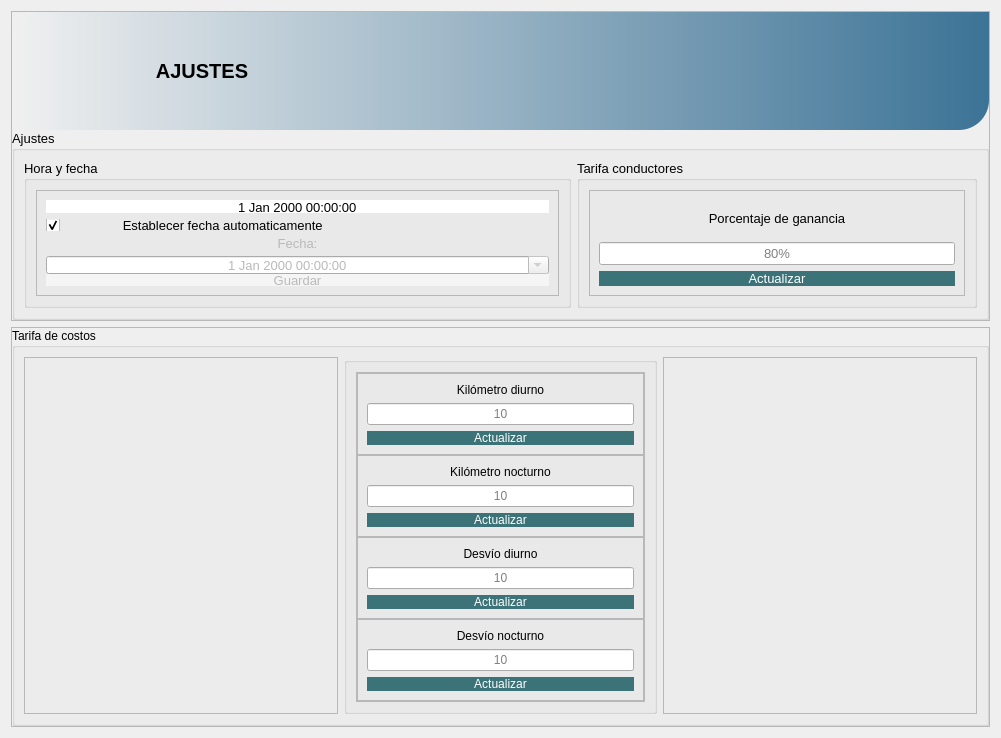
            <widget class="QWidget" name="pg_ajustes">
             <layout class="QVBoxLayout" name="verticalLayout_18">
              <item>
               <widget class="QFrame" name="frame_22">
                <property name="maximumSize">
                 <size>
                  <width>16777215</width>
                  <height>350</height>
                 </size>
                </property>
                <property name="frameShape">
                 <enum>QFrame::StyledPanel</enum>
                </property>
                <property name="frameShadow">
                 <enum>QFrame::Raised</enum>
                </property>
                <layout class="QVBoxLayout" name="verticalLayout_16">
                 <property name="spacing">
                  <number>0</number>
                 </property>
                 <property name="leftMargin">
                  <number>0</number>
                 </property>
                 <property name="topMargin">
                  <number>0</number>
                 </property>
                 <property name="rightMargin">
                  <number>0</number>
                 </property>
                 <property name="bottomMargin">
                  <number>0</number>
                 </property>
                 <item>
                  <widget class="QGroupBox" name="groupBox_19">
                   <property name="maximumSize">
                    <size>
                     <width>16777215</width>
                     <height>156</height>
                    </size>
                   </property>
                   <property name="font">
                    <font>
                     <family>Arial</family>
                     <pointsize>12</pointsize>
                     <weight>75</weight>
                     <bold>true</bold>
                    </font>
                   </property>
                   <property name="styleSheet">
                    <string notr="true">background-color: qlineargradient(spread:pad, x1:0, y1:0, x2:1, y2:0, stop:0 rgba(240, 240, 240, 255), stop:1 rgba(60, 115, 150, 255));
border-top-left-radius:30px;
 border-bottom-right-radius:30px;
</string>
                   </property>
                   <property name="title">
                    <string/>
                   </property>
                   <layout class="QHBoxLayout" name="horizontalLayout_17">
                    <item>
                     <widget class="QLabel" name="label_64">
                      <property name="minimumSize">
                       <size>
                        <width>100</width>
                        <height>100</height>
                       </size>
                      </property>
                      <property name="maximumSize">
                       <size>
                        <width>100</width>
                        <height>100</height>
                       </size>
                      </property>
                      <property name="styleSheet">
                       <string notr="true">background-color: rgba(0, 0, 0, 0);</string>
                      </property>
                      <property name="text">
                       <string/>
                      </property>
                      <property name="pixmap">
                       <pixmap>images/1522158.png</pixmap>
                      </property>
                      <property name="scaledContents">
                       <bool>true</bool>
                      </property>
                     </widget>
                    </item>
                    <item>
                     <widget class="QLabel" name="label_8">
                      <property name="minimumSize">
                       <size>
                        <width>150</width>
                        <height>0</height>
                       </size>
                      </property>
                      <property name="maximumSize">
                       <size>
                        <width>81</width>
                        <height>31</height>
                       </size>
                      </property>
                      <property name="font">
                       <font>
                        <pointsize>15</pointsize>
                        <weight>75</weight>
                        <bold>true</bold>
                       </font>
                      </property>
                      <property name="autoFillBackground">
                       <bool>false</bool>
                      </property>
                      <property name="styleSheet">
                       <string notr="true">background-color: rgba(0, 0, 0, 0);
color: rgb(0, 0, 0);</string>
                      </property>
                      <property name="text">
                       <string>AJUSTES</string>
                      </property>
                      <property name="alignment">
                       <set>Qt::AlignCenter</set>
                      </property>
                     </widget>
                    </item>
                    <item>
                     <spacer name="horizontalSpacer_24">
                      <property name="orientation">
                       <enum>Qt::Horizontal</enum>
                      </property>
                      <property name="sizeHint" stdset="0">
                       <size>
                        <width>607</width>
                        <height>20</height>
                       </size>
                      </property>
                     </spacer>
                    </item>
                    <item>
                     <widget class="QLabel" name="label_65">
                      <property name="sizePolicy">
                       <sizepolicy hsizetype="Expanding" vsizetype="Expanding">
                        <horstretch>0</horstretch>
                        <verstretch>0</verstretch>
                       </sizepolicy>
                      </property>
                      <property name="minimumSize">
                       <size>
                        <width>90</width>
                        <height>90</height>
                       </size>
                      </property>
                      <property name="maximumSize">
                       <size>
                        <width>90</width>
                        <height>90</height>
                       </size>
                      </property>
                      <property name="styleSheet">
                       <string notr="true">background-color: rgba(0, 0, 0,0);</string>
                      </property>
                      <property name="text">
                       <string/>
                      </property>
                      <property name="pixmap">
                       <pixmap>images/1835942.png</pixmap>
                      </property>
                      <property name="scaledContents">
                       <bool>true</bool>
                      </property>
                      <property name="alignment">
                       <set>Qt::AlignCenter</set>
                      </property>
                     </widget>
                    </item>
                   </layout>
                  </widget>
                 </item>
                 <item>
                  <widget class="QGroupBox" name="groupBox_20">
                   <property name="maximumSize">
                    <size>
                     <width>16777215</width>
                     <height>190</height>
                    </size>
                   </property>
                   <property name="font">
                    <font>
                     <pointsize>10</pointsize>
                    </font>
                   </property>
                   <property name="title">
                    <string>Ajustes</string>
                   </property>
                   <layout class="QHBoxLayout" name="horizontalLayout_13">
                    <item>
                     <widget class="QGroupBox" name="groupBox">
                      <property name="title">
                       <string>Hora y fecha</string>
                      </property>
                      <layout class="QGridLayout" name="gridLayout_21">
                       <item row="0" column="0">
                        <widget class="QFrame" name="frame_15">
                         <property name="frameShape">
                          <enum>QFrame::StyledPanel</enum>
                         </property>
                         <property name="frameShadow">
                          <enum>QFrame::Raised</enum>
                         </property>
                         <layout class="QVBoxLayout" name="verticalLayout_20">
                          <item>
                           <widget class="QDateTimeEdit" name="dateTimeEdit">
                            <property name="frame">
                             <bool>false</bool>
                            </property>
                            <property name="alignment">
                             <set>Qt::AlignCenter</set>
                            </property>
                            <property name="readOnly">
                             <bool>true</bool>
                            </property>
                            <property name="buttonSymbols">
                             <enum>QAbstractSpinBox::NoButtons</enum>
                            </property>
                           </widget>
                          </item>
                          <item>
                           <widget class="QCheckBox" name="checkBox">
                            <property name="layoutDirection">
                             <enum>Qt::LeftToRight</enum>
                            </property>
                            <property name="autoFillBackground">
                             <bool>false</bool>
                            </property>
                            <property name="text">
                             <string>                Establecer fecha automaticamente</string>
                            </property>
                            <property name="checked">
                             <bool>true</bool>
                            </property>
                           </widget>
                          </item>
                          <item>
                           <widget class="QLabel" name="ajustes_fecha_label">
                            <property name="styleSheet">
                             <string notr="true">color: rgb(185, 185, 185);</string>
                            </property>
                            <property name="frameShape">
                             <enum>QFrame::NoFrame</enum>
                            </property>
                            <property name="frameShadow">
                             <enum>QFrame::Sunken</enum>
                            </property>
                            <property name="text">
                             <string>Fecha:</string>
                            </property>
                            <property name="textFormat">
                             <enum>Qt::AutoText</enum>
                            </property>
                            <property name="scaledContents">
                             <bool>false</bool>
                            </property>
                            <property name="alignment">
                             <set>Qt::AlignCenter</set>
                            </property>
                            <property name="wordWrap">
                             <bool>false</bool>
                            </property>
                            <property name="textInteractionFlags">
                             <set>Qt::NoTextInteraction</set>
                            </property>
                           </widget>
                          </item>
                          <item>
                           <widget class="QDateTimeEdit" name="ajustes_fecha_TimeEdit">
                            <property name="minimumSize">
                             <size>
                              <width>0</width>
                              <height>18</height>
                             </size>
                            </property>
                            <property name="styleSheet">
                             <string notr="true">color: rgb(185, 185, 185);</string>
                            </property>
                            <property name="wrapping">
                             <bool>false</bool>
                            </property>
                            <property name="frame">
                             <bool>true</bool>
                            </property>
                            <property name="alignment">
                             <set>Qt::AlignCenter</set>
                            </property>
                            <property name="readOnly">
                             <bool>true</bool>
                            </property>
                            <property name="buttonSymbols">
                             <enum>QAbstractSpinBox::UpDownArrows</enum>
                            </property>
                            <property name="keyboardTracking">
                             <bool>true</bool>
                            </property>
                            <property name="showGroupSeparator" stdset="0">
                             <bool>false</bool>
                            </property>
                            <property name="calendarPopup">
                             <bool>true</bool>
                            </property>
                           </widget>
                          </item>
                          <item>
                           <widget class="QPushButton" name="btn_actualizar_fecha">
                            <property name="styleSheet">
                             <string notr="true">QPushButton{
	border:none;
	background-color: rgb(245, 245, 245);
	
	color: rgb(185, 185, 185);
}
QPushButton:hover{
	
	background-color: rgb(245, 245, 245);
}</string>
                            </property>
                            <property name="text">
                             <string>Guardar</string>
                            </property>
                            <property name="checkable">
                             <bool>false</bool>
                            </property>
                            <property name="checked">
                             <bool>false</bool>
                            </property>
                            <property name="default">
                             <bool>false</bool>
                            </property>
                            <property name="flat">
                             <bool>false</bool>
                            </property>
                           </widget>
                          </item>
                         </layout>
                        </widget>
                       </item>
                      </layout>
                     </widget>
                    </item>
                    <item>
                     <widget class="QGroupBox" name="groupBox_14">
                      <property name="maximumSize">
                       <size>
                        <width>400</width>
                        <height>16777215</height>
                       </size>
                      </property>
                      <property name="title">
                       <string>Tarifa conductores</string>
                      </property>
                      <layout class="QGridLayout" name="gridLayout_9">
                       <item row="0" column="0">
                        <widget class="QFrame" name="frame_16">
                         <property name="frameShape">
                          <enum>QFrame::StyledPanel</enum>
                         </property>
                         <property name="frameShadow">
                          <enum>QFrame::Raised</enum>
                         </property>
                         <layout class="QVBoxLayout" name="verticalLayout_27">
                          <item>
                           <widget class="QLabel" name="label_15">
                            <property name="text">
                             <string>Porcentaje de ganancia</string>
                            </property>
                            <property name="alignment">
                             <set>Qt::AlignCenter</set>
                            </property>
                           </widget>
                          </item>
                          <item>
                           <widget class="QLineEdit" name="ledt_costo">
                            <property name="alignment">
                             <set>Qt::AlignCenter</set>
                            </property>
                            <property name="placeholderText">
                             <string>80%</string>
                            </property>
                           </widget>
                          </item>
                          <item>
                           <widget class="QPushButton" name="btn_actualizar_costo">
                            <property name="styleSheet">
                             <string notr="true">QPushButton{
		border:none;
        color: rgb(255, 255, 255);
        background-color:  rgb(60, 115, 120);
}
QPushButton:hover{
	 background-color: rgb(0, 85, 120);
}
</string>
                            </property>
                            <property name="text">
                             <string>Actualizar</string>
                            </property>
                            <property name="checkable">
                             <bool>false</bool>
                            </property>
                            <property name="checked">
                             <bool>false</bool>
                            </property>
                            <property name="default">
                             <bool>false</bool>
                            </property>
                            <property name="flat">
                             <bool>false</bool>
                            </property>
                           </widget>
                          </item>
                         </layout>
                        </widget>
                       </item>
                      </layout>
                     </widget>
                    </item>
                   </layout>
                  </widget>
                 </item>
                </layout>
               </widget>
              </item>
              <item>
               <widget class="QFrame" name="frame_25">
                <property name="frameShape">
                 <enum>QFrame::StyledPanel</enum>
                </property>
                <property name="frameShadow">
                 <enum>QFrame::Raised</enum>
                </property>
                <layout class="QGridLayout" name="gridLayout_10">
                 <property name="leftMargin">
                  <number>0</number>
                 </property>
                 <property name="topMargin">
                  <number>0</number>
                 </property>
                 <property name="rightMargin">
                  <number>0</number>
                 </property>
                 <property name="bottomMargin">
                  <number>0</number>
                 </property>
                 <property name="spacing">
                  <number>0</number>
                 </property>
                 <item row="0" column="0">
                  <widget class="QGroupBox" name="groupBox_26">
                   <property name="title">
                    <string>Tarifa de costos</string>
                   </property>
                   <layout class="QHBoxLayout" name="horizontalLayout_16">
                    <item>
                     <widget class="QFrame" name="frame_46">
                      <property name="frameShape">
                       <enum>QFrame::StyledPanel</enum>
                      </property>
                      <property name="frameShadow">
                       <enum>QFrame::Raised</enum>
                      </property>
                      <layout class="QHBoxLayout" name="horizontalLayout_20">
                       <item>
                        <spacer name="horizontalSpacer_18">
                         <property name="orientation">
                          <enum>Qt::Horizontal</enum>
                         </property>
                         <property name="sizeHint" stdset="0">
                          <size>
                           <width>40</width>
                           <height>20</height>
                          </size>
                         </property>
                        </spacer>
                       </item>
                      </layout>
                     </widget>
                    </item>
                    <item>
                     <widget class="QGroupBox" name="groupBox_27">
                      <property name="title">
                       <string/>
                      </property>
                      <layout class="QGridLayout" name="gridLayout_18">
                       <item row="0" column="0">
                        <widget class="QFrame" name="frame_41">
                         <property name="frameShape">
                          <enum>QFrame::StyledPanel</enum>
                         </property>
                         <property name="frameShadow">
                          <enum>QFrame::Raised</enum>
                         </property>
                         <layout class="QVBoxLayout" name="verticalLayout_33">
                          <property name="spacing">
                           <number>0</number>
                          </property>
                          <property name="leftMargin">
                           <number>0</number>
                          </property>
                          <property name="topMargin">
                           <number>0</number>
                          </property>
                          <property name="rightMargin">
                           <number>0</number>
                          </property>
                          <property name="bottomMargin">
                           <number>0</number>
                          </property>
                          <item>
                           <widget class="QFrame" name="frame_42">
                            <property name="frameShape">
                             <enum>QFrame::StyledPanel</enum>
                            </property>
                            <property name="frameShadow">
                             <enum>QFrame::Raised</enum>
                            </property>
                            <layout class="QVBoxLayout" name="verticalLayout_34">
                             <item>
                              <widget class="QLabel" name="label_46">
                               <property name="text">
                                <string>Kilómetro diurno</string>
                               </property>
                               <property name="alignment">
                                <set>Qt::AlignCenter</set>
                               </property>
                              </widget>
                             </item>
                             <item>
                              <widget class="QLineEdit" name="ledt_costo_6">
                               <property name="alignment">
                                <set>Qt::AlignCenter</set>
                               </property>
                               <property name="placeholderText">
                                <string>10</string>
                               </property>
                              </widget>
                             </item>
                             <item>
                              <widget class="QPushButton" name="btn_actualizar_costo_6">
                               <property name="styleSheet">
                                <string notr="true">QPushButton{
		border:none;
        color: rgb(255, 255, 255);
        background-color:  rgb(60, 115, 120);
}
QPushButton:hover{
	 background-color: rgb(0, 85, 120);
}
</string>
                               </property>
                               <property name="text">
                                <string>Actualizar</string>
                               </property>
                               <property name="checkable">
                                <bool>false</bool>
                               </property>
                               <property name="checked">
                                <bool>false</bool>
                               </property>
                               <property name="default">
                                <bool>false</bool>
                               </property>
                               <property name="flat">
                                <bool>false</bool>
                               </property>
                              </widget>
                             </item>
                            </layout>
                           </widget>
                          </item>
                          <item>
                           <widget class="QFrame" name="frame_43">
                            <property name="frameShape">
                             <enum>QFrame::StyledPanel</enum>
                            </property>
                            <property name="frameShadow">
                             <enum>QFrame::Raised</enum>
                            </property>
                            <layout class="QVBoxLayout" name="verticalLayout_35">
                             <item>
                              <widget class="QLabel" name="label_47">
                               <property name="text">
                                <string>Kilómetro nocturno</string>
                               </property>
                               <property name="alignment">
                                <set>Qt::AlignCenter</set>
                               </property>
                              </widget>
                             </item>
                             <item>
                              <widget class="QLineEdit" name="ledt_costo_7">
                               <property name="alignment">
                                <set>Qt::AlignCenter</set>
                               </property>
                               <property name="placeholderText">
                                <string>10</string>
                               </property>
                              </widget>
                             </item>
                             <item>
                              <widget class="QPushButton" name="btn_actualizar_costo_7">
                               <property name="styleSheet">
                                <string notr="true">QPushButton{
		border:none;
        color: rgb(255, 255, 255);
        background-color:  rgb(60, 115, 120);
}
QPushButton:hover{
	 background-color: rgb(0, 85, 120);
}
</string>
                               </property>
                               <property name="text">
                                <string>Actualizar</string>
                               </property>
                               <property name="checkable">
                                <bool>false</bool>
                               </property>
                               <property name="checked">
                                <bool>false</bool>
                               </property>
                               <property name="default">
                                <bool>false</bool>
                               </property>
                               <property name="flat">
                                <bool>false</bool>
                               </property>
                              </widget>
                             </item>
                            </layout>
                           </widget>
                          </item>
                          <item>
                           <widget class="QFrame" name="frame_44">
                            <property name="frameShape">
                             <enum>QFrame::StyledPanel</enum>
                            </property>
                            <property name="frameShadow">
                             <enum>QFrame::Raised</enum>
                            </property>
                            <layout class="QVBoxLayout" name="verticalLayout_36">
                             <item>
                              <widget class="QLabel" name="label_48">
                               <property name="text">
                                <string>Desvío diurno</string>
                               </property>
                               <property name="alignment">
                                <set>Qt::AlignCenter</set>
                               </property>
                              </widget>
                             </item>
                             <item>
                              <widget class="QLineEdit" name="ledt_costo_8">
                               <property name="alignment">
                                <set>Qt::AlignCenter</set>
                               </property>
                               <property name="placeholderText">
                                <string>10</string>
                               </property>
                              </widget>
                             </item>
                             <item>
                              <widget class="QPushButton" name="btn_actualizar_costo_8">
                               <property name="styleSheet">
                                <string notr="true">QPushButton{
		border:none;
        color: rgb(255, 255, 255);
        background-color:  rgb(60, 115, 120);
}
QPushButton:hover{
	 background-color: rgb(0, 85, 120);
}
</string>
                               </property>
                               <property name="text">
                                <string>Actualizar</string>
                               </property>
                               <property name="checkable">
                                <bool>false</bool>
                               </property>
                               <property name="checked">
                                <bool>false</bool>
                               </property>
                               <property name="default">
                                <bool>false</bool>
                               </property>
                               <property name="flat">
                                <bool>false</bool>
                               </property>
                              </widget>
                             </item>
                            </layout>
                           </widget>
                          </item>
                          <item>
                           <widget class="QFrame" name="frame_45">
                            <property name="frameShape">
                             <enum>QFrame::StyledPanel</enum>
                            </property>
                            <property name="frameShadow">
                             <enum>QFrame::Raised</enum>
                            </property>
                            <layout class="QVBoxLayout" name="verticalLayout_37">
                             <item>
                              <widget class="QLabel" name="label_49">
                               <property name="text">
                                <string>Desvío nocturno</string>
                               </property>
                               <property name="alignment">
                                <set>Qt::AlignCenter</set>
                               </property>
                              </widget>
                             </item>
                             <item>
                              <widget class="QLineEdit" name="ledt_costo_9">
                               <property name="alignment">
                                <set>Qt::AlignCenter</set>
                               </property>
                               <property name="placeholderText">
                                <string>10</string>
                               </property>
                              </widget>
                             </item>
                             <item>
                              <widget class="QPushButton" name="btn_actualizar_costo_9">
                               <property name="styleSheet">
                                <string notr="true">QPushButton{
		border:none;
        color: rgb(255, 255, 255);
        background-color:  rgb(60, 115, 120);
}
QPushButton:hover{
	 background-color: rgb(0, 85, 120);
}
</string>
                               </property>
                               <property name="text">
                                <string>Actualizar</string>
                               </property>
                               <property name="checkable">
                                <bool>false</bool>
                               </property>
                               <property name="checked">
                                <bool>false</bool>
                               </property>
                               <property name="default">
                                <bool>false</bool>
                               </property>
                               <property name="flat">
                                <bool>false</bool>
                               </property>
                              </widget>
                             </item>
                            </layout>
                           </widget>
                          </item>
                         </layout>
                        </widget>
                       </item>
                      </layout>
                     </widget>
                    </item>
                    <item>
                     <widget class="QFrame" name="frame_30">
                      <property name="frameShape">
                       <enum>QFrame::StyledPanel</enum>
                      </property>
                      <property name="frameShadow">
                       <enum>QFrame::Raised</enum>
                      </property>
                      <layout class="QHBoxLayout" name="horizontalLayout_24">
                       <item>
                        <spacer name="horizontalSpacer_23">
                         <property name="orientation">
                          <enum>Qt::Horizontal</enum>
                         </property>
                         <property name="sizeHint" stdset="0">
                          <size>
                           <width>234</width>
                           <height>20</height>
                          </size>
                         </property>
                        </spacer>
                       </item>
                      </layout>
                     </widget>
                    </item>
                   </layout>
                  </widget>
                 </item>
                </layout>
               </widget>
              </item>
             </layout>
            </widget>
